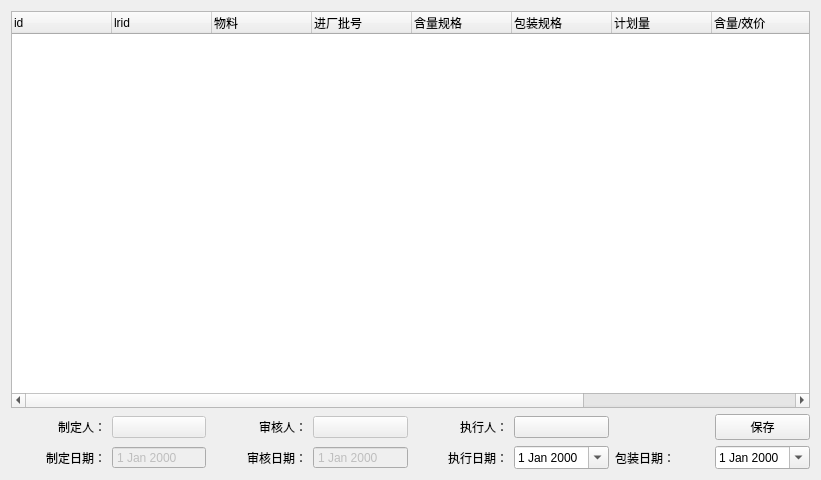
<?xml version="1.0" encoding="UTF-8"?>
<ui version="4.0">
 <class>Form</class>
 <widget class="QWidget" name="Form">
  <property name="geometry">
   <rect>
    <x>0</x>
    <y>0</y>
    <width>821</width>
    <height>480</height>
   </rect>
  </property>
  <property name="windowTitle">
   <string>Form</string>
  </property>
  <layout class="QGridLayout" name="gridLayout">
   <item row="1" column="2">
    <widget class="QLabel" name="label_4">
     <property name="text">
      <string>审核人：</string>
     </property>
     <property name="alignment">
      <set>Qt::AlignRight|Qt::AlignTrailing|Qt::AlignVCenter</set>
     </property>
    </widget>
   </item>
   <item row="1" column="5">
    <widget class="SignButton" name="pushButton_bpexecutor">
     <property name="enabled">
      <bool>true</bool>
     </property>
     <property name="text">
      <string/>
     </property>
    </widget>
   </item>
   <item row="1" column="4">
    <widget class="QLabel" name="label_5">
     <property name="text">
      <string>执行人：</string>
     </property>
     <property name="alignment">
      <set>Qt::AlignRight|Qt::AlignTrailing|Qt::AlignVCenter</set>
     </property>
    </widget>
   </item>
   <item row="2" column="2">
    <widget class="QLabel" name="label_2">
     <property name="text">
      <string>审核日期：</string>
     </property>
     <property name="alignment">
      <set>Qt::AlignRight|Qt::AlignTrailing|Qt::AlignVCenter</set>
     </property>
    </widget>
   </item>
   <item row="1" column="1">
    <widget class="SignButton" name="pushButton_bpconstitutor">
     <property name="enabled">
      <bool>false</bool>
     </property>
     <property name="text">
      <string/>
     </property>
    </widget>
   </item>
   <item row="1" column="3">
    <widget class="SignButton" name="pushButton_bpwarrantor">
     <property name="enabled">
      <bool>false</bool>
     </property>
     <property name="text">
      <string/>
     </property>
    </widget>
   </item>
   <item row="2" column="1">
    <widget class="QDateEdit" name="dateEdit_bpconsdate">
     <property name="enabled">
      <bool>false</bool>
     </property>
     <property name="focusPolicy">
      <enum>Qt::NoFocus</enum>
     </property>
     <property name="styleSheet">
      <string notr="true"/>
     </property>
     <property name="readOnly">
      <bool>true</bool>
     </property>
     <property name="buttonSymbols">
      <enum>QAbstractSpinBox::NoButtons</enum>
     </property>
    </widget>
   </item>
   <item row="2" column="3">
    <widget class="QDateEdit" name="dateEdit_bpwarrantdate">
     <property name="enabled">
      <bool>false</bool>
     </property>
     <property name="focusPolicy">
      <enum>Qt::NoFocus</enum>
     </property>
     <property name="readOnly">
      <bool>true</bool>
     </property>
     <property name="buttonSymbols">
      <enum>QAbstractSpinBox::NoButtons</enum>
     </property>
    </widget>
   </item>
   <item row="2" column="5">
    <widget class="QDateEdit" name="dateEdit_bpexecutedate">
     <property name="enabled">
      <bool>true</bool>
     </property>
     <property name="calendarPopup">
      <bool>true</bool>
     </property>
    </widget>
   </item>
   <item row="2" column="4">
    <widget class="QLabel" name="label_3">
     <property name="text">
      <string>执行日期：</string>
     </property>
     <property name="alignment">
      <set>Qt::AlignRight|Qt::AlignTrailing|Qt::AlignVCenter</set>
     </property>
    </widget>
   </item>
   <item row="2" column="6">
    <widget class="QLabel" name="label_6">
     <property name="text">
      <string>包装日期：</string>
     </property>
    </widget>
   </item>
   <item row="2" column="0">
    <widget class="QLabel" name="label_7">
     <property name="text">
      <string>制定日期：</string>
     </property>
     <property name="alignment">
      <set>Qt::AlignRight|Qt::AlignTrailing|Qt::AlignVCenter</set>
     </property>
    </widget>
   </item>
   <item row="1" column="0">
    <widget class="QLabel" name="label">
     <property name="text">
      <string>制定人：</string>
     </property>
     <property name="alignment">
      <set>Qt::AlignRight|Qt::AlignTrailing|Qt::AlignVCenter</set>
     </property>
    </widget>
   </item>
   <item row="2" column="7">
    <widget class="QDateEdit" name="dateEdit_bpdate">
     <property name="calendarPopup">
      <bool>true</bool>
     </property>
    </widget>
   </item>
   <item row="0" column="0" colspan="8">
    <widget class="QTreeWidget" name="treeWidget_stufflist">
     <property name="indentation">
      <number>0</number>
     </property>
     <column>
      <property name="text">
       <string>id</string>
      </property>
     </column>
     <column>
      <property name="text">
       <string>lrid</string>
      </property>
     </column>
     <column>
      <property name="text">
       <string>物料</string>
      </property>
     </column>
     <column>
      <property name="text">
       <string>进厂批号</string>
      </property>
     </column>
     <column>
      <property name="text">
       <string>含量规格</string>
      </property>
     </column>
     <column>
      <property name="text">
       <string>包装规格</string>
      </property>
     </column>
     <column>
      <property name="text">
       <string>计划量</string>
      </property>
     </column>
     <column>
      <property name="text">
       <string>含量/效价</string>
      </property>
     </column>
     <column>
      <property name="text">
       <string>水分</string>
      </property>
     </column>
     <column>
      <property name="text">
       <string>相对密度</string>
      </property>
     </column>
     <column>
      <property name="text">
       <string>杂质</string>
      </property>
     </column>
    </widget>
   </item>
   <item row="1" column="7">
    <widget class="QPushButton" name="pushButton_accept">
     <property name="text">
      <string>保存</string>
     </property>
    </widget>
   </item>
  </layout>
 </widget>
 <customwidgets>
  <customwidget>
   <class>SignButton</class>
   <extends>QPushButton</extends>
   <header>lib.sign.signbutton.h</header>
  </customwidget>
 </customwidgets>
 <tabstops>
  <tabstop>treeWidget_stufflist</tabstop>
 </tabstops>
 <resources/>
 <connections/>
</ui>
